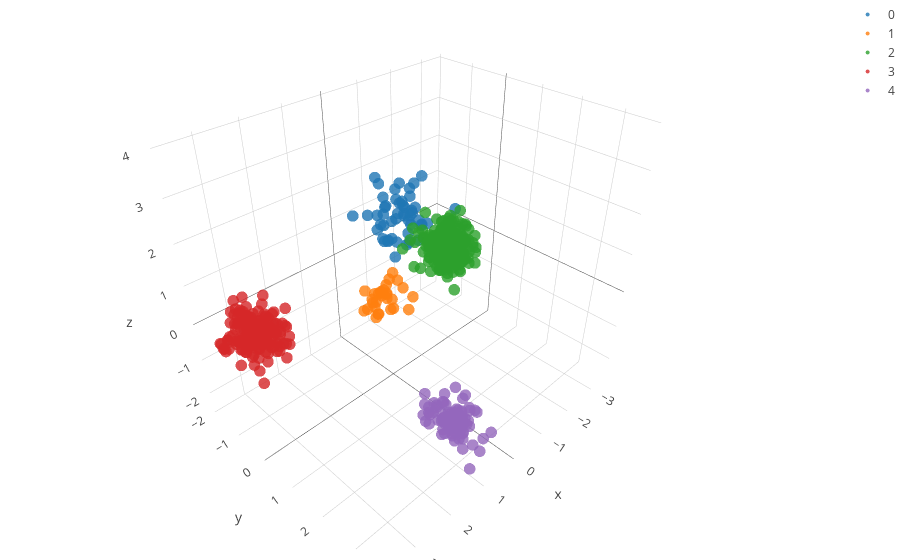

Source (notebook cell):
### Code cell
fig_data= [go.Scatter3d(
        x = features[[x for x in range(sum(Sizes)) if labels[x] == i],0],
        y = features[[x for x in range(sum(Sizes)) if labels[x] == i],1],
        z = features[[x for x in range(sum(Sizes)) if labels[x] == i],2],
        type='scatter3d',
        mode= "markers",
        marker= {
        'line': {'width': 0},
        'size': 4,
        'symbol': 'circle',
      "opacity": .8
      },
      name= str(i)
    ) for i in range(N_pops)]


layout = go.Layout(
    margin=dict(
        l=0,
        r=0,
        b=0,
        t=0
    )
)

fig = go.Figure(data=fig_data, layout=layout)
iplot(fig)
